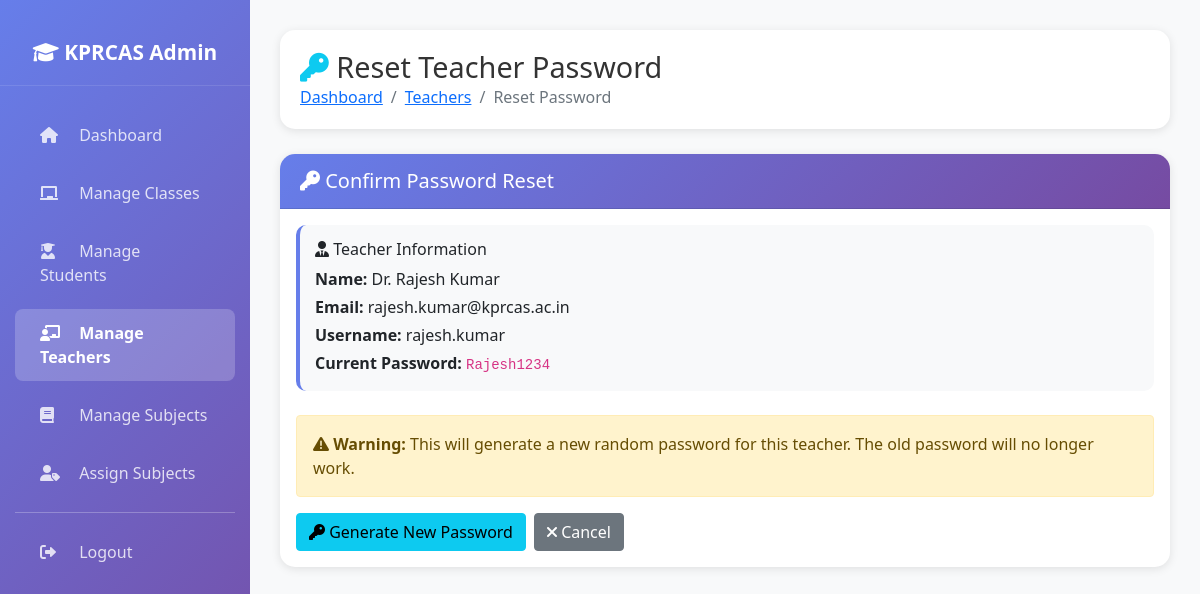
Screenshot of /admin/teachers/reset_password.php?id=2 (signed in) with the database file from the repository.
### tables this page shows
CREATE TABLE IF NOT EXISTS users (
    id INT AUTO_INCREMENT PRIMARY KEY,
    name VARCHAR(100) NOT NULL,
    email VARCHAR(100) NOT NULL UNIQUE,
    username VARCHAR(50) NULL UNIQUE,
    password VARCHAR(255) NOT NULL,
    plain_password VARCHAR(100) NULL COMMENT 'Stores plain password for communication',
    user_type ENUM('admin', 'teacher') NOT NULL,
    phone VARCHAR(15),
    department VARCHAR(100),
    status ENUM('active', 'inactive') DEFAULT 'active',
    created_at TIMESTAMP DEFAULT CURRENT_TIMESTAMP,
    updated_at TIMESTAMP DEFAULT CURRENT_TIMESTAMP ON UPDATE CURRENT_TIMESTAMP,
    INDEX idx_email (email),
    INDEX idx_username (username),
    INDEX idx_user_type (user_type),
    INDEX idx_status (status)
);

### admin/teachers/reset_password.php (the view, shortened to what this page needs)
<?php
require_once '../includes/functions.php';
$id = $_GET['id'] ?? 0;
$stmt = $conn->prepare("SELECT * FROM users WHERE id = ? AND user_type = 'teacher'");
$stmt->bind_param("i", $id);
$stmt->execute();
$teacher = $stmt->get_result()->fetch_assoc();
$new_password = '';
$password_reset = false;
?>
<!DOCTYPE html>
<html lang="en">
<head>
    <link href="https://cdn.jsdelivr.net/npm/bootstrap@5.1.3/dist/css/bootstrap.min.css" rel="stylesheet">
    <link href="https://cdnjs.cloudflare.com/ajax/libs/font-awesome/6.0.0/css/all.min.css" rel="stylesheet">
    <link href="../assets/css/responsive.css" rel="stylesheet">
</head>
<body>
    <div class="sidebar">
        <div class="logo">
            <h4><i class="fas fa-graduation-cap"></i> KPRCAS Admin</h4>
        </div>
        <nav class="nav flex-column">
            <a class="nav-link" href="../index.php">
                <i class="fas fa-home"></i> Dashboard
            </a>
            <a class="nav-link" href="../classes/index.php">
                <i class="fas fa-chalkboard"></i> Manage Classes
            </a>
            <a class="nav-link" href="../students/index.php">
                <i class="fas fa-user-graduate"></i> Manage Students
            </a>
            <a class="nav-link active" href="index.php">
                <i class="fas fa-chalkboard-teacher"></i> Manage Teachers
            </a>
            <a class="nav-link" href="../subjects/index.php">
                <i class="fas fa-book"></i> Manage Subjects
            </a>
            <a class="nav-link" href="../assignments/index.php">
                <i class="fas fa-user-tag"></i> Assign Subjects
            </a>
            <hr style="border-color: rgba(255,255,255,0.1); margin: 10px 15px;">
            <a class="nav-link" href="../../login/logout.php">
                <i class="fas fa-sign-out-alt"></i> Logout
            </a>
        </nav>
    </div>
    <div class="main-content">
        <div class="page-header">
            <h1><i class="fas fa-key text-info"></i> Reset Teacher Password</h1>
            <nav aria-label="breadcrumb">
                <ol class="breadcrumb mb-0">
                    <li class="breadcrumb-item"><a href="../index.php">Dashboard</a></li>
                    <li class="breadcrumb-item"><a href="index.php">Teachers</a></li>
                    <li class="breadcrumb-item active">Reset Password</li>
                </ol>
            </nav>
        </div>
        <?php if ($password_reset): ?>
        <div class="credentials-box">
            <h4 class="mb-3"><i class="fas fa-check-circle"></i> Password Reset Successfully!</h4>
            <p class="mb-3"><i class="fas fa-exclamation-triangle"></i> <strong>Important:</strong> Please save this new password and share it with the teacher securely.</p>
            <div class="teacher-info mb-3" style="background: rgba(255,255,255,0.2); color: white; border-color: white;">
                <strong>Teacher:</strong> <?php echo htmlspecialchars($teacher['name']); ?><br>
                <strong>Username:</strong> <?php echo htmlspecialchars($teacher['username']); ?>
            </div>
            <div class="credential-item">
                <div class="credential-label">New Password</div>
                <div class="credential-value" id="password-value"><?php echo htmlspecialchars($new_password); ?></div>
                <button class="copy-btn mt-2" onclick="copyToClipboard('password-value')">
                    <i class="fas fa-copy"></i> Copy Password
                </button>
            </div>
            <div class="alert alert-light mt-3 mb-0">
                <strong>Login URL:</strong> <a href="../../login/login.php" target="_blank" style="color: white; text-decoration: underline;">http://localhost/attendance/login/login.php</a>
            </div>
            <div class="mt-3">
                <a href="index.php" class="btn btn-light"><i class="fas fa-list"></i> Back to Teachers List</a>
                <a href="edit.php?id=<?php echo $teacher['id']; ?>" class="btn btn-outline-light"><i class="fas fa-edit"></i> Edit Teacher</a>
            </div>
        </div>
        <?php else: ?>
        <div class="card">
            <div class="card-header">
                <h5 class="mb-0"><i class="fas fa-key"></i> Confirm Password Reset</h5>
            </div>
            <div class="card-body">
                <div class="teacher-info mb-4">
                    <h6><i class="fas fa-user-tie"></i> Teacher Information</h6>
                    <p class="mb-1"><strong>Name:</strong> <?php echo htmlspecialchars($teacher['name']); ?></p>
                    <p class="mb-1"><strong>Email:</strong> <?php echo htmlspecialchars($teacher['email']); ?></p>
                    <p class="mb-1"><strong>Username:</strong> <?php echo htmlspecialchars($teacher['username']); ?></p>
                    <?php if (!empty($teacher['plain_password'])): ?>
                    <p class="mb-0"><strong>Current Password:</strong> <code><?php echo htmlspecialchars($teacher['plain_password']); ?></code></p>
                    <?php endif; ?>
                </div>
                <div class="alert alert-warning">
                    <i class="fas fa-exclamation-triangle"></i> <strong>Warning:</strong> This will generate a new random password for this teacher. The old password will no longer work.
                </div>
                <form method="POST" action="">
                    <div class="d-flex gap-2">
                        <button type="submit" class="btn btn-info" onclick="return confirm('Are you sure you want to reset this teacher\'s password?');">
                            <i class="fas fa-key"></i> Generate New Password
                        </button>
                        <a href="index.php" class="btn btn-secondary">
                            <i class="fas fa-times"></i> Cancel
                        </a>
                    </div>
                </form>
            </div>
        </div>
        <?php endif; ?>
    </div>
</body>
</html>

### admin/teachers/reset_password.php (style rules this page uses)
body { background-color: #f8f9fa; font-family: 'Segoe UI', Tahoma, Geneva, Verdana, sans-serif; }
.sidebar { min-height: 100vh; background: linear-gradient(135deg, #667eea 0%, #764ba2 100%); color: white; position: fixed; top: 0; left: 0; width: 250px; padding: 20px 0; z-index: 1000; }
.sidebar .logo { text-align: center; padding: 20px; border-bottom: 1px solid rgba(255,255,255,0.1); margin-bottom: 20px; }
.sidebar .logo h4 { margin: 0; font-size: 1.3rem; font-weight: 600; }
.sidebar .nav-link { color: rgba(255,255,255,0.8); padding: 12px 25px; margin: 5px 15px; border-radius: 8px; transition: all 0.3s ease; }
.sidebar .nav-link.active { background: rgba(255,255,255,0.2); color: white; font-weight: 600; }
.sidebar .nav-link i { width: 25px; margin-right: 10px; }
.main-content { margin-left: 250px; padding: 30px; }
.page-header { background: white; padding: 20px; border-radius: 15px; box-shadow: 0 2px 10px rgba(0,0,0,0.1); margin-bottom: 25px; }
.page-header h1 { margin: 0; font-size: 1.8rem; color: #333; }
.card { border: none; border-radius: 15px; box-shadow: 0 2px 10px rgba(0,0,0,0.1); }
.card-header { background: linear-gradient(135deg, #667eea 0%, #764ba2 100%); color: white; border-radius: 15px 15px 0 0 !important; padding: 15px 20px; }
.teacher-info { background: #f8f9fa; padding: 15px; border-radius: 10px; border-left: 4px solid #667eea; }

### rows the page displays
users: name "Dr. Rajesh Kumar", email "rajesh.kumar@kprcas.ac.in", username "rajesh.kumar", plain_password "Rajesh1234"
